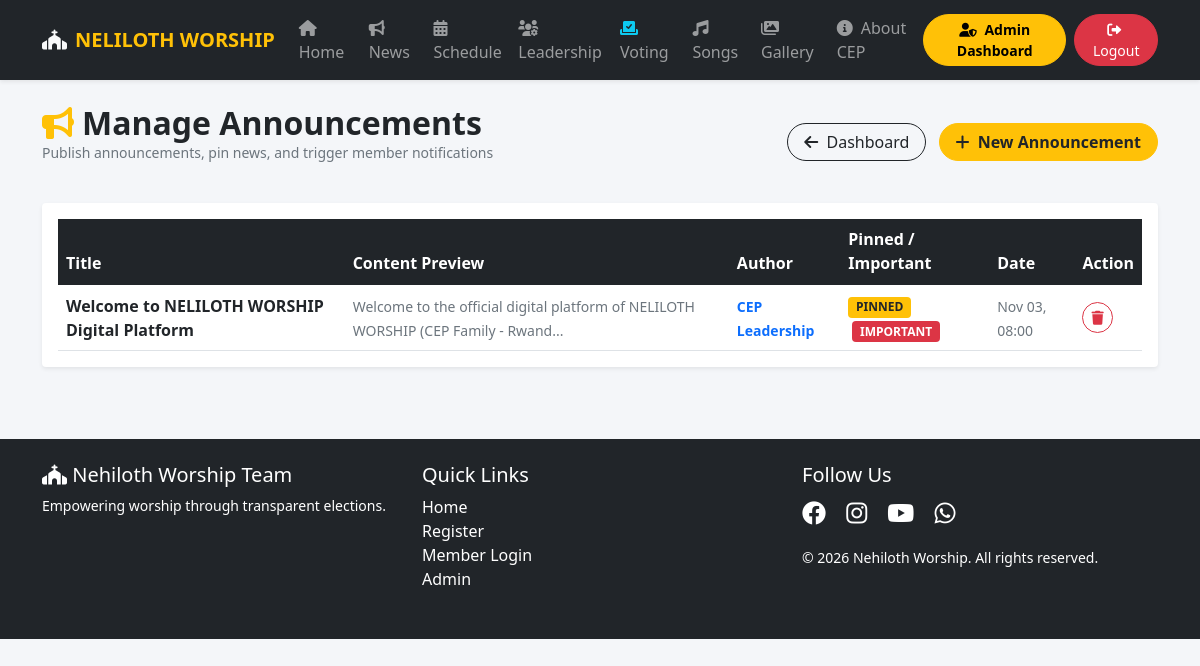
/admin/manage_announcements.php (signed in), run on the app's committed database.
### tables this page shows
CREATE TABLE IF NOT EXISTS announcements (
    id INT PRIMARY KEY AUTO_INCREMENT,
    title VARCHAR(255) NOT NULL,
    content TEXT NOT NULL,
    author_name VARCHAR(100) DEFAULT 'NELILOTH Leadership',
    image_url VARCHAR(255) NULL,
    is_pinned BOOLEAN DEFAULT FALSE,
    is_important BOOLEAN DEFAULT FALSE,
    created_at TIMESTAMP DEFAULT CURRENT_TIMESTAMP
);

### admin/manage_announcements.php (the view, shortened to what this page needs)
<?php
require_once "../config/functions.php";
$announcements = $pdo->query("SELECT * FROM announcements ORDER BY is_pinned DESC, created_at DESC")->fetchAll();
?>
<!DOCTYPE html>
<html lang="en">
<head>
    <link href="https://cdn.jsdelivr.net/npm/bootstrap@5.1.3/dist/css/bootstrap.min.css" rel="stylesheet">
    <link rel="stylesheet" href="https://cdnjs.cloudflare.com/ajax/libs/font-awesome/6.0.0/css/all.min.css">
</head>
<body>
<?php include "../navbar.php"; ?>
<div class="container py-4">
    <div class="d-flex justify-content-between align-items-center mb-4">
        <div>
            <h2 class="fw-bold text-dark mb-0"><i class="fas fa-bullhorn text-warning me-2"></i>Manage Announcements</h2>
            <p class="text-muted small">Publish announcements, pin news, and trigger member notifications</p>
        </div>
        <div>
            <a href="dashboard.php" class="btn btn-outline-dark rounded-pill px-3"><i class="fas fa-arrow-left me-1"></i> Dashboard</a>
            <button class="btn btn-warning text-dark rounded-pill px-3 ms-2 fw-bold" data-bs-toggle="modal" data-bs-target="#addNewsModal">
                <i class="fas fa-plus me-1"></i> New Announcement
            </button>
        </div>
    </div>
    <div class="card border-0 shadow-sm rounded-4 bg-white p-3">
        <div class="table-responsive">
            <table class="table table-hover align-middle mb-0">
                <thead class="table-dark">
                    <tr>
                        <th>Title</th>
                        <th>Content Preview</th>
                        <th>Author</th>
                        <th>Pinned / Important</th>
                        <th>Date</th>
                        <th>Action</th>
                    </tr>
                </thead>
                <tbody>
                    <?php foreach ($announcements as $a): ?>
                        <tr>
                            <td><strong class="text-dark"><?php echo htmlspecialchars($a['title']); ?></strong></td>
                            <td><small class="text-muted"><?php echo htmlspecialchars(substr($a['content'], 0, 80)) . '...'; ?></small></td>
                            <td><small class="text-primary fw-bold"><?php echo htmlspecialchars($a['author_name']); ?></small></td>
                            <td>
                                <?php if ($a['is_pinned']): ?><span class="badge bg-warning text-dark">PINNED</span><?php endif; ?>
                                <?php if ($a['is_important']): ?><span class="badge bg-danger ms-1">IMPORTANT</span><?php endif; ?>
                            </td>
                            <td><small class="text-muted"><?php echo date('M d, H:i', strtotime($a['created_at'])); ?></small></td>
                            <td>
                                <a href="manage_announcements.php?delete=<?php echo $a['id']; ?>" class="btn btn-sm btn-outline-danger rounded-pill" onclick="return confirm('Delete announcement?');">
                                    <i class="fas fa-trash"></i>
                                </a>
                            </td>
                        </tr>
                    <?php endforeach; ?>
                </tbody>
            </table>
        </div>
    </div>
</div>
<?php include "../footer.php"; ?>
</body>
</html>

### admin/manage_announcements.php (style rules this page uses)
body { background:#f4f6f9;min-height:100vh; }

### data on the page
announcements: title "Welcome to NELILOTH WORSHIP Digital Platform", content "Welcome to the official digital platform of NELILOTH WORSHIP (CEP Family - Rwand", author_name "CEP Leadership", is_pinned "PINNED", is_important "IMPORTANT", created_at "Nov 03, 08:00"
